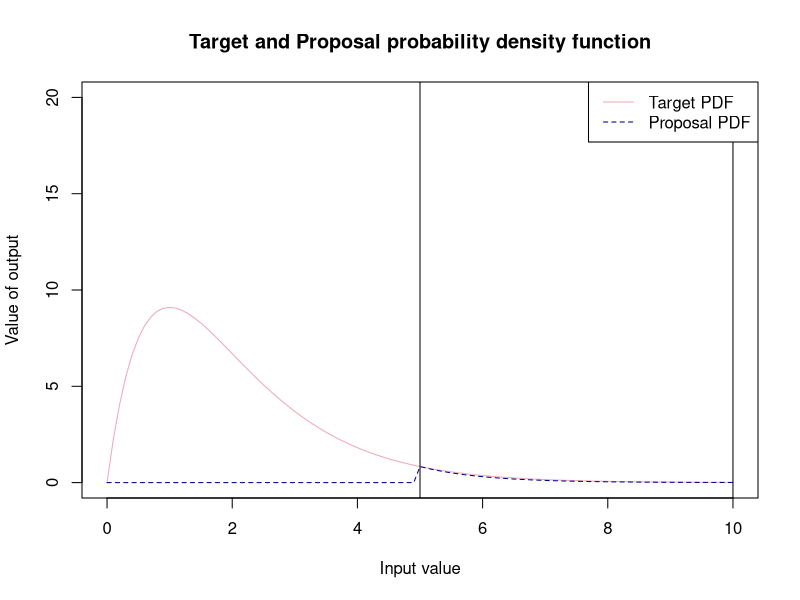
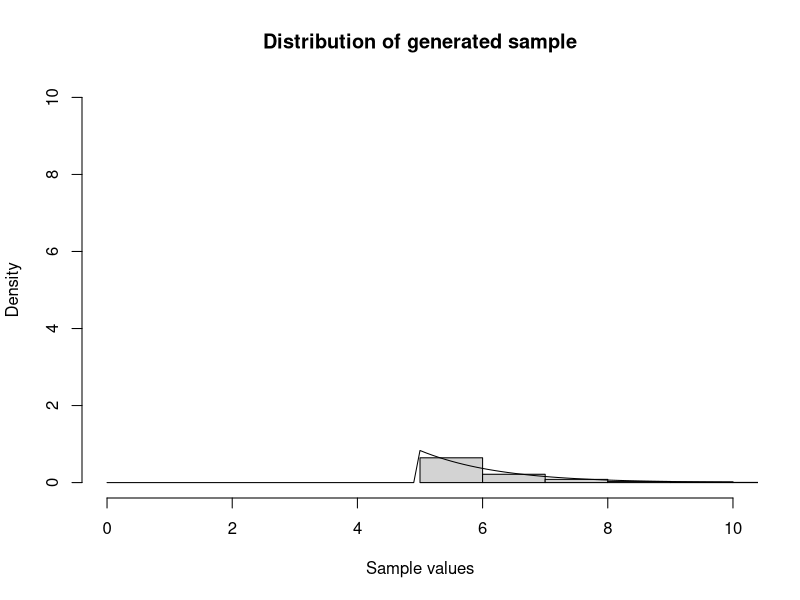
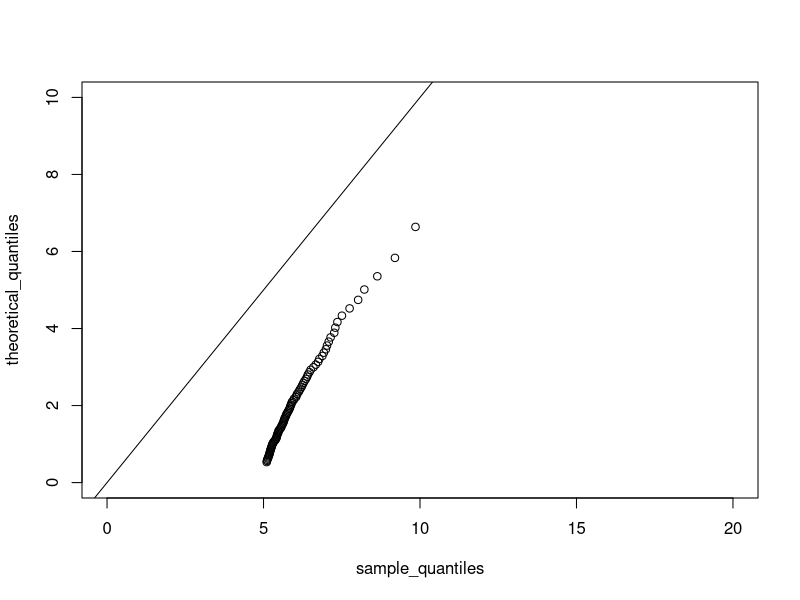
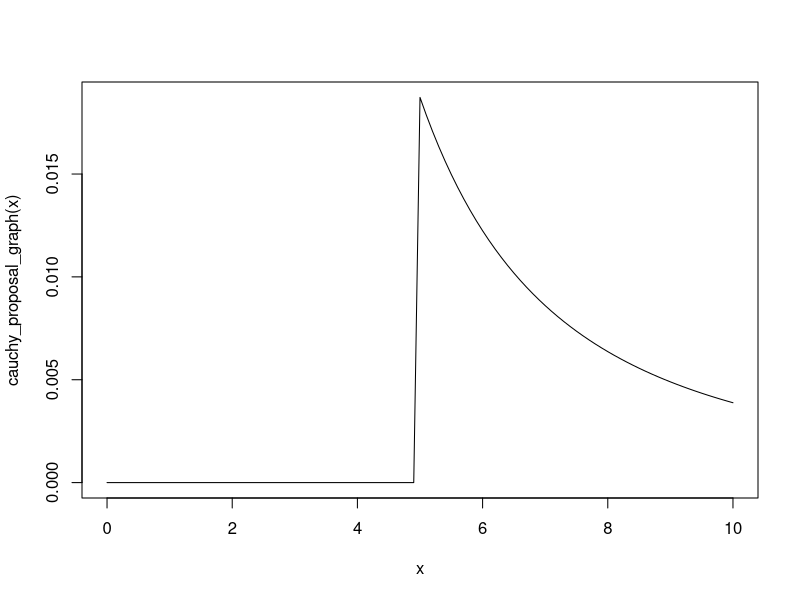
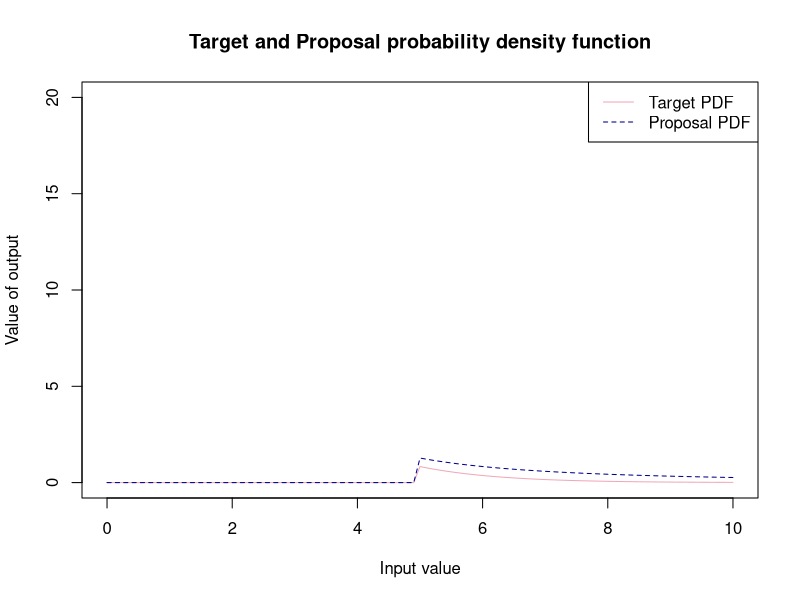

Reproduce these figures in R, in order. (Note: this script raises an error after producing the figures.)
#-----------------------------------#
#-REJECTION SAMPLING - Gamma(2,1) --#----
#-----------------------------------#
#Defining our target pdf(density function to sample from) --------------------------
target_pdf<-function(x){
  ifelse(x >= 5, (x*exp(-x))/(6*exp(-5)), 0)
}
target_pdf_graph<-function(x){
   (x*exp(-x))/(6*exp(-5))
}

#--------------------------------#
#--EXPONENTIAL PROPOSAL----------#----
#-------------------------------#
#Defining proposal pdf number generator(density that we easily sample from to use to accept or reject)--
proposal_pdf<- function(x){
   rexp(1, rate =1)
}
proposal_pdf_graph<- function(x){
  ifelse(x>=5, exp(-x),0)
}

# Graphing our target  and proposal probability density functions 
M <- ((5*exp(-5))/(6*exp(-5)))/(exp(-5))

curve(target_pdf_graph(x), from = 0, to = 10, 
      xlab = "Input value",
      ylab = "Value of output",
      main = "Target and Proposal probability density function", col = "pink2", ylim = c(0,20))
abline(v = 5)
abline(v = 10)

curve( M * proposal_pdf_graph(x), from = , to = 10,
      xlab = "Input value",
      ylab = "Output value",
      main = "Proposal probability density funtion", add= T ,col = "blue4", lty = 2)
legend("topright", legend = c("Target PDF", "Proposal PDF"), 
       col = c("pink2", "blue4"), lty = c(1, 2))
#Rejection Sampling function -----------------------------------------------------
rgamma_2_1<-function(){
  
  set.seed(123)
  n<-500
  sample_y<-numeric(n)
  number <- 0
  count<-0
  total_sample <-numeric(0)
  
  while(count<n) {
   
    #generated sample from proposal 
    y<- 5+rexp(1)
    #uniform comparison
    u<- runif(1,0,1)
    #number of total generated samples
    number <- number + 1
    total_sample[number] <- y
    acceptance_rate <- round((length(sample_y)/ length(total_sample))*100 , digits = 3)
    
    #accept or reject criteria
    
    if( u < target_pdf(y)/ (M * proposal_pdf(y)))
    count<- count +1
    sample_y[count]<-y
    
  }
  number_of_samples <- length(total_sample)
  text <- "Acceptance rate:"
  percent <- "%"
  output<-paste(text,acceptance_rate,percent) #combining types to have preferred output 
  list( acceptance_rate = output, samples = sample_y, no_of_samples = number_of_samples ) #list of output from this function
}


list<- rgamma_2_1()   #creating a list of the acceptance rate and valid samples 
samples_gamma <- list$samples #creating a vector of the samples 
ac_rate <- list$acceptance_rate #acceptance rate 
no_samples <-list$no_of_samples  #number of total samples 
# Graphical display of distribution of sample and pdf ------------- -----------
# Using Histogram -------------------------------------------------------------
hist(samples_gamma, freq = FALSE,
     main = "Distribution of generated sample",
     xlab = "Sample values", ylim = c(0,10), xlim =c(0,10))
curve(target_pdf(x), add = TRUE)

# QQplot ----------------------------------------------------------------------
# We will now use a QQplot 
# Quantiles of the sample data 
sample_quantiles <- quantile(samples_gamma, probs = seq(0.1,1,0.01))
theoretical_quantiles <- qgamma(p = seq(0.1,1,0.01), shape =2 , rate =1)

plot(sample_quantiles, theoretical_quantiles, xlim = c(0,20), ylim = c(0,10))
abline(a= 0, b = 1)

#--------------------------------#
#--CAUCHY PROPOSAL--------------#----
#-------------------------------#

cauchy_proposal_graph<- function(x){
  ifelse(x>=5, (1/pi)*(1/(1+(x-1)^2)),0)
}

curve(cauchy_proposal_graph(x), from = 0, to =10)

#Scaling factor with Cauchy proposal ------------------------------------------
M_cauchy <- ((5*exp(-5))/(6*exp(-5)))/((1/pi)*(1/(1+5^2)))

curve(target_pdf(x), from = 0, to = 10, 
      xlab = "Input value",
      ylab = "Value of output",
      main = "Target and Proposal probability density function", col = "pink2", ylim = c(0,20))

curve(    M_cauchy * cauchy_proposal_graph(x), from = 0, to = 10,
       xlab = "Input value",
       ylab = "Output value",
       main = "Proposal probability density funtion", add= T ,col = "blue4", lty = 2)
legend("topright", legend = c("Target PDF", "Proposal PDF"), 
       col = c("pink2", "blue4"), lty = c(1, 2))

# Rejection sampling function ----------------------------------------------

rgamma_2_1_cauchy <- function(n){
  rgamma_samples <- numeric(n) # list to store accepted samples 
  total_samples <- numeric(0)  # store total sample size 
  count <- 1                  #iterate our  while loop
  pos <- 1
  # while loop that runs until we have 5000 accepted samples 
  while (count < n) {
    # random value from a uniform distribution for comparison
    u <- runif(1, 0, 1)
    # value from cauchy distribution 
    x <- 5 + rcauchy( 1, 0, 1)
    # iterating along the list 
    pos  <- pos + 1
    total_samples[pos] <- x
    # now we can use the comparison operator to accept samples if the condition is met
    if ( u <= target_pdf(x)/(M_cauchy * cauchy_proposal_graph(x))){
      count <- count + 1
      rgamma_samples[count] <- x
    }
    
  }
  return(rgamma_samples)
}

gamma_samples_cauchy <- rgamma_2_1_cauchy(n = 5000)

hist(gamma_samples_cauchy, freq = F)
curve(target_pdf(x), add = TRUE)

sample_quantiles_cauchy <- quantile(gamma_samples_cauchy, probs = seq(0.1,1,0.01))
theoretical_quantiles_cauchy <- qcauchy(p = seq(0.1,1,0.01),1,1)

plot(sample_quantiles_cauchy, theoretical_quantiles_cauchy)
abline(a= 0, b = 1)
